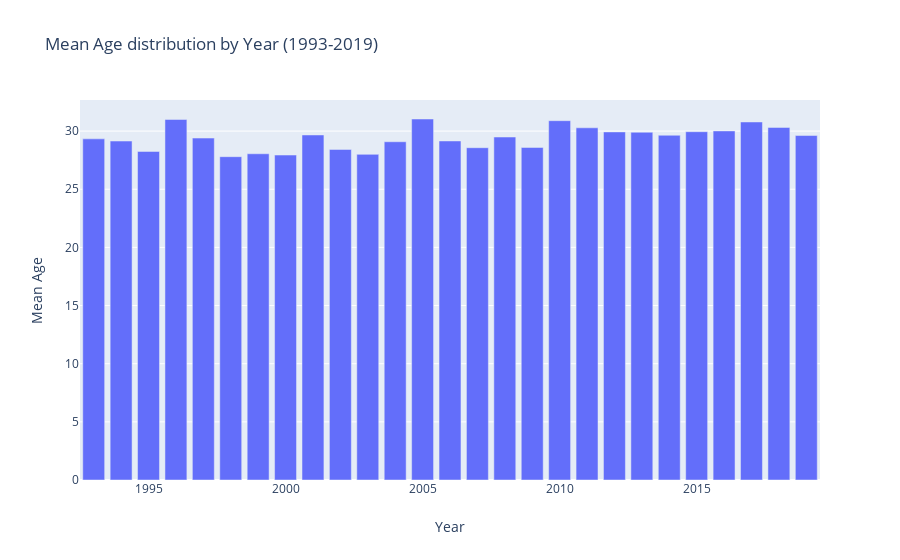

Notebook source saved alongside this figure:
### Markdown cell above
The mean age is around 30, but let's investigate more, see the mean age distribution by year.

### Code cell
df_rage = data[['R_fighter','R_age','year']].copy()
df_rage = df_rage.rename(columns={'R_fighter' : 'fighter', 'R_age' : 'age'})
df_bage = data[['B_fighter', 'B_age','year']].copy()
df_bage = df_bage.rename(columns={'B_fighter' : 'fighter', 'B_age' : 'age'})
df_aux = df_rage.append(df_bage, sort=False, ignore_index=True)
df_aux.drop_duplicates(subset='fighter', keep='first', inplace=True)
df_aux = df_aux.groupby('year')['age'].mean()
values = df_aux
labels = values.index
trace = go.Bar(x=labels, y=values)
layout = go.Layout(title='Mean Age distribution by Year (1993-2019)',
                  xaxis = {'title' : 'Year'},
                  yaxis = {'title' : 'Mean Age'})
fig = go.Figure(data=trace, layout=layout)
iplot(fig)

### Figure 1 — Plotly figure (JSON) as saved in the notebook; plotly's stock layout.template omitted (floating-point values rounded to 4 significant figures)
{"data": [{"type": "bar", "x": ["1993", "1994", "1995", "1996", "1997", "1998", "1999", "2000", "2001", "2002", "2003", "2004", "2005", "2006", "2007", "2008", "2009", "2010", "2011", "2012", "2013", "2014", "2015", "2016", "2017", "2018", "2019"], "y": [29.33, 29.14, 28.25, 31.0, 29.4, 27.8, 28.05, 27.94, 29.67, 28.42, 28.0, 29.08, 31.04, 29.15, 28.57, 29.49, 28.59, 30.9, 30.28, 29.93, 29.9, 29.64, 29.95, 30.01, 30.78, 30.32, 29.62]}], "layout": {"title": {"text": "Mean Age distribution by Year (1993-2019)"}, "xaxis": {"title": {"text": "Year"}}, "yaxis": {"title": {"text": "Mean Age"}}}}
